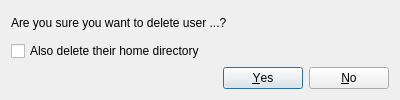
<?xml version="1.0" encoding="UTF-8"?>
<ui version="4.0">
 <class>UserDeleteDialog</class>
 <widget class="QDialog" name="UserDeleteDialog">
  <property name="geometry">
   <rect>
    <x>0</x>
    <y>0</y>
    <width>400</width>
    <height>100</height>
   </rect>
  </property>
  <property name="maximumSize">
   <size>
    <width>16777215</width>
    <height>100</height>
   </size>
  </property>
  <property name="windowTitle">
   <string>Delete user</string>
  </property>
  <layout class="QVBoxLayout" name="verticalLayout">
   <item>
    <widget class="QLabel" name="user_delete_label">
     <property name="text">
      <string>Are you sure you want to delete user ...?</string>
     </property>
    </widget>
   </item>
   <item>
    <widget class="QCheckBox" name="delete_homedir_checkbox">
     <property name="text">
      <string>Also delete their home directory</string>
     </property>
    </widget>
   </item>
   <item>
    <widget class="QDialogButtonBox" name="button_box">
     <property name="orientation">
      <enum>Qt::Orientation::Horizontal</enum>
     </property>
     <property name="standardButtons">
      <set>QDialogButtonBox::StandardButton::No|QDialogButtonBox::StandardButton::Yes</set>
     </property>
    </widget>
   </item>
  </layout>
 </widget>
 <resources/>
 <connections>
  <connection>
   <sender>button_box</sender>
   <signal>accepted()</signal>
   <receiver>UserDeleteDialog</receiver>
   <slot>accept()</slot>
   <hints>
    <hint type="sourcelabel">
     <x>248</x>
     <y>254</y>
    </hint>
    <hint type="destinationlabel">
     <x>157</x>
     <y>274</y>
    </hint>
   </hints>
  </connection>
  <connection>
   <sender>button_box</sender>
   <signal>rejected()</signal>
   <receiver>UserDeleteDialog</receiver>
   <slot>reject()</slot>
   <hints>
    <hint type="sourcelabel">
     <x>316</x>
     <y>260</y>
    </hint>
    <hint type="destinationlabel">
     <x>286</x>
     <y>274</y>
    </hint>
   </hints>
  </connection>
 </connections>
</ui>
